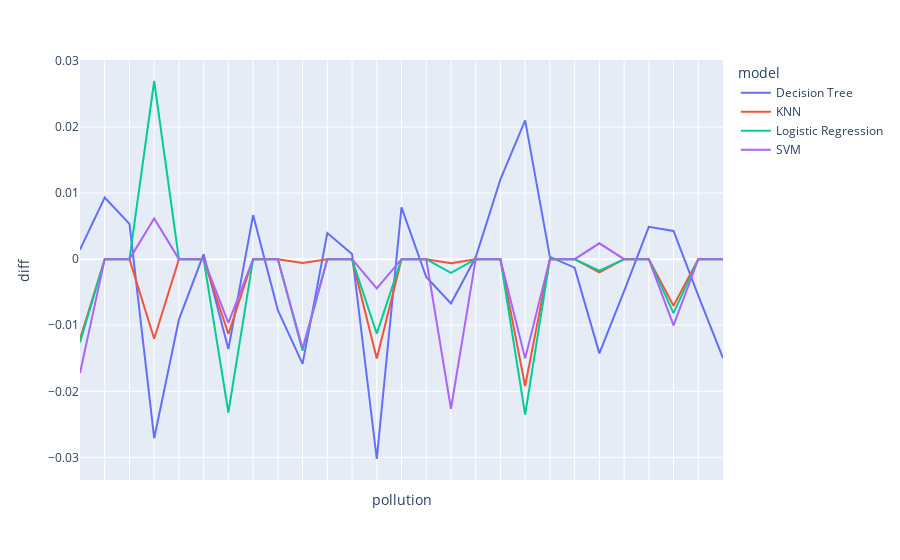

Notebook code for this chart:
### Code cell
fig = px.line(agg.dropna(subset=pol_col), x="pollution", y="diff", color='model')

fig.update_xaxes(showticklabels=False)

fig.show()

### Figure 1 — Plotly figure (JSON) as saved in the notebook; plotly's stock layout.template omitted (floating-point values rounded to 4 significant figures)
{"data": [{"hovertemplate": "model=Decision Tree<br>pollution=%{x}<br>diff=%{y}<extra></extra>", "legendgroup": "Decision Tree", "line": {"color": "#636efa", "dash": "solid"}, "marker": {"symbol": "circle"}, "mode": "lines", "name": "Decision Tree", "orientation": "v", "showlegend": true, "type": "scatter", "x": ["duplicate_factor_3_completness_pollution_0.2_feature_accuracy_pollution_0.2_random_seed_42", "duplicate_factor_5_completness_pollution_0.2_feature_accuracy_pollution_0.2_random_seed_42", "duplicate_factor_7_completness_pollution_0.2_feature_accuracy_pollution_0.2_random_seed_42", "duplicate_factor_3_completness_pollution_0.4_feature_accuracy_pollution_0.2_random_seed_42", "duplicate_factor_5_completness_pollution_0.4_feature_accuracy_pollution_0.2_random_seed_42", "duplicate_factor_7_completness_pollution_0.4_feature_accuracy_pollution_0.2_random_seed_42", "duplicate_factor_3_completness_pollution_0.6_feature_accuracy_pollution_0.2_random_seed_42", "duplicate_factor_5_completness_pollution_0.6_feature_accuracy_pollution_0.2_random_seed_42", "duplicate_factor_7_completness_pollution_0.6_feature_accuracy_pollution_0.2_random_seed_42", "duplicate_factor_3_completness_pollution_0.2_feature_accuracy_pollution_0.4_random_seed_42", "duplicate_factor_5_completness_pollution_0.2_feature_accuracy_pollution_0.4_random_seed_42", "duplicate_factor_7_completness_pollution_0.2_feature_accuracy_pollution_0.4_random_seed_42", "duplicate_factor_3_completness_pollution_0.4_feature_accuracy_pollution_0.4_random_seed_42", "duplicate_factor_5_completness_pollution_0.4_feature_accuracy_pollution_0.4_random_seed_42", "duplicate_factor_7_completness_pollution_0.4_feature_accuracy_pollution_0.4_random_seed_42", "duplicate_factor_3_completness_pollution_0.6_feature_accuracy_pollution_0.4_random_seed_42", "duplicate_factor_5_completness_pollution_0.6_feature_accuracy_pollution_0.4_random_seed_42", "duplicate_factor_7_completness_pollution_0.6_feature_accuracy_pollution_0.4_random_seed_42", "duplicate_factor_3_completness_pollution_0.2_feature_accuracy_pollution_0.6_random_seed_42", "duplicate_factor_5_completness_pollution_0.2_feature_accuracy_pollution_0.6_random_seed_42", "duplicate_factor_7_completness_pollution_0.2_feature_accuracy_pollution_0.6_random_seed_42", "duplicate_factor_3_completness_pollution_0.4_feature_accuracy_pollution_0.6_random_seed_42", "duplicate_factor_5_completness_pollution_0.4_feature_accuracy_pollution_0.6_random_seed_42", "duplicate_factor_7_completness_pollution_0.4_feature_accuracy_pollution_0.6_random_seed_42", "duplicate_factor_3_completness_pollution_0.6_feature_accuracy_pollution_0.6_random_seed_42", "duplicate_factor_5_completness_pollution_0.6_feature_accuracy_pollution_0.6_random_seed_42", "duplicate_factor_7_completness_pollution_0.6_feature_accuracy_pollution_0.6_random_seed_42"], "xaxis": "x", "y": [0.001431, 0.009324, 0.005328, -0.02709, -0.009142, 0.0007522, -0.0136, 0.006668, -0.00771, -0.01585, 0.003948, 0.0007783, -0.03024, 0.007844, -0.002709, -0.006706, 0.0002758, 0.01206, 0.02099, 0.0003385, -0.001286, -0.01426, -0.004829, 0.004886, 0.00427, -0.005511, -0.01497], "yaxis": "y"}, {"hovertemplate": "model=KNN<br>pollution=%{x}<br>diff=%{y}<extra></extra>", "legendgroup": "KNN", "line": {"color": "#EF553B", "dash": "solid"}, "marker": {"symbol": "circle"}, "mode": "lines", "name": "KNN", "orientation": "v", "showlegend": true, "type": "scatter", "x": ["duplicate_factor_3_completness_pollution_0.2_feature_accuracy_pollution_0.2_random_seed_42", "duplicate_factor_5_completness_pollution_0.2_feature_accuracy_pollution_0.2_random_seed_42", "duplicate_factor_7_completness_pollution_0.2_feature_accuracy_pollution_0.2_random_seed_42", "duplicate_factor_3_completness_pollution_0.4_feature_accuracy_pollution_0.2_random_seed_42", "duplicate_factor_5_completness_pollution_0.4_feature_accuracy_pollution_0.2_random_seed_42", "duplicate_factor_7_completness_pollution_0.4_feature_accuracy_pollution_0.2_random_seed_42", "duplicate_factor_3_completness_pollution_0.6_feature_accuracy_pollution_0.2_random_seed_42", "duplicate_factor_5_completness_pollution_0.6_feature_accuracy_pollution_0.2_random_seed_42", "duplicate_factor_7_completness_pollution_0.6_feature_accuracy_pollution_0.2_random_seed_42", "duplicate_factor_3_completness_pollution_0.2_feature_accuracy_pollution_0.4_random_seed_42", "duplicate_factor_5_completness_pollution_0.2_feature_accuracy_pollution_0.4_random_seed_42", "duplicate_factor_7_completness_pollution_0.2_feature_accuracy_pollution_0.4_random_seed_42", "duplicate_factor_3_completness_pollution_0.4_feature_accuracy_pollution_0.4_random_seed_42", "duplicate_factor_5_completness_pollution_0.4_feature_accuracy_pollution_0.4_random_seed_42", "duplicate_factor_7_completness_pollution_0.4_feature_accuracy_pollution_0.4_random_seed_42", "duplicate_factor_3_completness_pollution_0.6_feature_accuracy_pollution_0.4_random_seed_42", "duplicate_factor_5_completness_pollution_0.6_feature_accuracy_pollution_0.4_random_seed_42", "duplicate_factor_7_completness_pollution_0.6_feature_accuracy_pollution_0.4_random_seed_42", "duplicate_factor_3_completness_pollution_0.2_feature_accuracy_pollution_0.6_random_seed_42", "duplicate_factor_5_completness_pollution_0.2_feature_accuracy_pollution_0.6_random_seed_42", "duplicate_factor_7_completness_pollution_0.2_feature_accuracy_pollution_0.6_random_seed_42", "duplicate_factor_3_completness_pollution_0.4_feature_accuracy_pollution_0.6_random_seed_42", "duplicate_factor_5_completness_pollution_0.4_feature_accuracy_pollution_0.6_random_seed_42", "duplicate_factor_7_completness_pollution_0.4_feature_accuracy_pollution_0.6_random_seed_42", "duplicate_factor_3_completness_pollution_0.6_feature_accuracy_pollution_0.6_random_seed_42", "duplicate_factor_5_completness_pollution_0.6_feature_accuracy_pollution_0.6_random_seed_42", "duplicate_factor_7_completness_pollution_0.6_feature_accuracy_pollution_0.6_random_seed_42"], "xaxis": "x", "y": [-0.01211, 0, 0, -0.01204, 0, 0, -0.01132, 0, 0, -0.0005845, 0, 0, -0.01503, 0, 0, -0.0006042, 0, 0, -0.01919, 0, 0, -0.001987, 0, 0, -0.007062, 0, 0], "yaxis": "y"}, {"hovertemplate": "model=Logistic Regression<br>pollution=%{x}<br>diff=%{y}<extra></extra>", "legendgroup": "Logistic Regression", "line": {"color": "#00cc96", "dash": "solid"}, "marker": {"symbol": "circle"}, "mode": "lines", "name": "Logistic Regression", "orientation": "v", "showlegend": true, "type": "scatter", "x": ["duplicate_factor_3_completness_pollution_0.2_feature_accuracy_pollution_0.2_random_seed_42", "duplicate_factor_5_completness_pollution_0.2_feature_accuracy_pollution_0.2_random_seed_42", "duplicate_factor_7_completness_pollution_0.2_feature_accuracy_pollution_0.2_random_seed_42", "duplicate_factor_3_completness_pollution_0.4_feature_accuracy_pollution_0.2_random_seed_42", "duplicate_factor_5_completness_pollution_0.4_feature_accuracy_pollution_0.2_random_seed_42", "duplicate_factor_7_completness_pollution_0.4_feature_accuracy_pollution_0.2_random_seed_42", "duplicate_factor_3_completness_pollution_0.6_feature_accuracy_pollution_0.2_random_seed_42", "duplicate_factor_5_completness_pollution_0.6_feature_accuracy_pollution_0.2_random_seed_42", "duplicate_factor_7_completness_pollution_0.6_feature_accuracy_pollution_0.2_random_seed_42", "duplicate_factor_3_completness_pollution_0.2_feature_accuracy_pollution_0.4_random_seed_42", "duplicate_factor_5_completness_pollution_0.2_feature_accuracy_pollution_0.4_random_seed_42", "duplicate_factor_7_completness_pollution_0.2_feature_accuracy_pollution_0.4_random_seed_42", "duplicate_factor_3_completness_pollution_0.4_feature_accuracy_pollution_0.4_random_seed_42", "duplicate_factor_5_completness_pollution_0.4_feature_accuracy_pollution_0.4_random_seed_42", "duplicate_factor_7_completness_pollution_0.4_feature_accuracy_pollution_0.4_random_seed_42", "duplicate_factor_3_completness_pollution_0.6_feature_accuracy_pollution_0.4_random_seed_42", "duplicate_factor_5_completness_pollution_0.6_feature_accuracy_pollution_0.4_random_seed_42", "duplicate_factor_7_completness_pollution_0.6_feature_accuracy_pollution_0.4_random_seed_42", "duplicate_factor_3_completness_pollution_0.2_feature_accuracy_pollution_0.6_random_seed_42", "duplicate_factor_5_completness_pollution_0.2_feature_accuracy_pollution_0.6_random_seed_42", "duplicate_factor_7_completness_pollution_0.2_feature_accuracy_pollution_0.6_random_seed_42", "duplicate_factor_3_completness_pollution_0.4_feature_accuracy_pollution_0.6_random_seed_42", "duplicate_factor_5_completness_pollution_0.4_feature_accuracy_pollution_0.6_random_seed_42", "duplicate_factor_7_completness_pollution_0.4_feature_accuracy_pollution_0.6_random_seed_42", "duplicate_factor_3_completness_pollution_0.6_feature_accuracy_pollution_0.6_random_seed_42", "duplicate_factor_5_completness_pollution_0.6_feature_accuracy_pollution_0.6_random_seed_42", "duplicate_factor_7_completness_pollution_0.6_feature_accuracy_pollution_0.6_random_seed_42"], "xaxis": "x", "y": [-0.01261, 0, 0, 0.02695, 0, 0, -0.0232, 0, 0, -0.01386, 0, 0, -0.01126, 0, 0, -0.002074, 0, 0, -0.02353, 0, 0, -0.001746, 0, 0, -0.008164, 0, 0], "yaxis": "y"}, {"hovertemplate": "model=SVM<br>pollution=%{x}<br>diff=%{y}<extra></extra>", "legendgroup": "SVM", "line": {"color": "#ab63fa", "dash": "solid"}, "marker": {"symbol": "circle"}, "mode": "lines", "name": "SVM", "orientation": "v", "showlegend": true, "type": "scatter", "x": ["duplicate_factor_3_completness_pollution_0.2_feature_accuracy_pollution_0.2_random_seed_42", "duplicate_factor_5_completness_pollution_0.2_feature_accuracy_pollution_0.2_random_seed_42", "duplicate_factor_7_completness_pollution_0.2_feature_accuracy_pollution_0.2_random_seed_42", "duplicate_factor_3_completness_pollution_0.4_feature_accuracy_pollution_0.2_random_seed_42", "duplicate_factor_5_completness_pollution_0.4_feature_accuracy_pollution_0.2_random_seed_42", "duplicate_factor_7_completness_pollution_0.4_feature_accuracy_pollution_0.2_random_seed_42", "duplicate_factor_3_completness_pollution_0.6_feature_accuracy_pollution_0.2_random_seed_42", "duplicate_factor_5_completness_pollution_0.6_feature_accuracy_pollution_0.2_random_seed_42", "duplicate_factor_7_completness_pollution_0.6_feature_accuracy_pollution_0.2_random_seed_42", "duplicate_factor_3_completness_pollution_0.2_feature_accuracy_pollution_0.4_random_seed_42", "duplicate_factor_5_completness_pollution_0.2_feature_accuracy_pollution_0.4_random_seed_42", "duplicate_factor_7_completness_pollution_0.2_feature_accuracy_pollution_0.4_random_seed_42", "duplicate_factor_3_completness_pollution_0.4_feature_accuracy_pollution_0.4_random_seed_42", "duplicate_factor_5_completness_pollution_0.4_feature_accuracy_pollution_0.4_random_seed_42", "duplicate_factor_7_completness_pollution_0.4_feature_accuracy_pollution_0.4_random_seed_42", "duplicate_factor_3_completness_pollution_0.6_feature_accuracy_pollution_0.4_random_seed_42", "duplicate_factor_5_completness_pollution_0.6_feature_accuracy_pollution_0.4_random_seed_42", "duplicate_factor_7_completness_pollution_0.6_feature_accuracy_pollution_0.4_random_seed_42", "duplicate_factor_3_completness_pollution_0.2_feature_accuracy_pollution_0.6_random_seed_42", "duplicate_factor_5_completness_pollution_0.2_feature_accuracy_pollution_0.6_random_seed_42", "duplicate_factor_7_completness_pollution_0.2_feature_accuracy_pollution_0.6_random_seed_42", "duplicate_factor_3_completness_pollution_0.4_feature_accuracy_pollution_0.6_random_seed_42", "duplicate_factor_5_completness_pollution_0.4_feature_accuracy_pollution_0.6_random_seed_42", "duplicate_factor_7_completness_pollution_0.4_feature_accuracy_pollution_0.6_random_seed_42", "duplicate_factor_3_completness_pollution_0.6_feature_accuracy_pollution_0.6_random_seed_42", "duplicate_factor_5_completness_pollution_0.6_feature_accuracy_pollution_0.6_random_seed_42", "duplicate_factor_7_completness_pollution_0.6_feature_accuracy_pollution_0.6_random_seed_42"], "xaxis": "x", "y": [-0.01723, 0, 0, 0.006158, 0, 0, -0.009633, 0, 0, -0.01352, 0, 0, -0.004431, 0, 0, -0.02264, 0, 0, -0.01502, 0, 0, 0.002396, 0, 0, -0.01001, 0, 0], "yaxis": "y"}], "layout": {"legend": {"title": {"text": "model"}, "tracegroupgap": 0}, "margin": {"t": 60}, "xaxis": {"anchor": "y", "domain": [0, 1], "showticklabels": false, "title": {"text": "pollution"}}, "yaxis": {"anchor": "x", "domain": [0, 1], "title": {"text": "diff"}}}}
